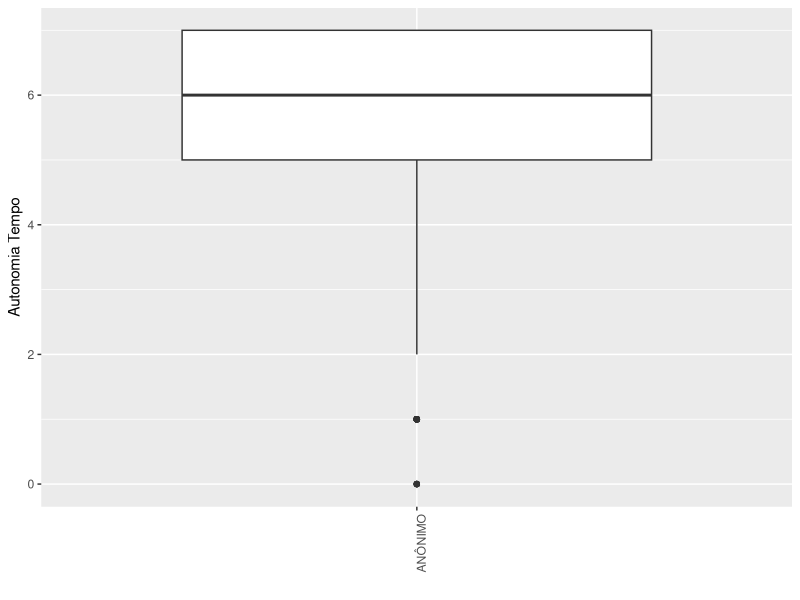
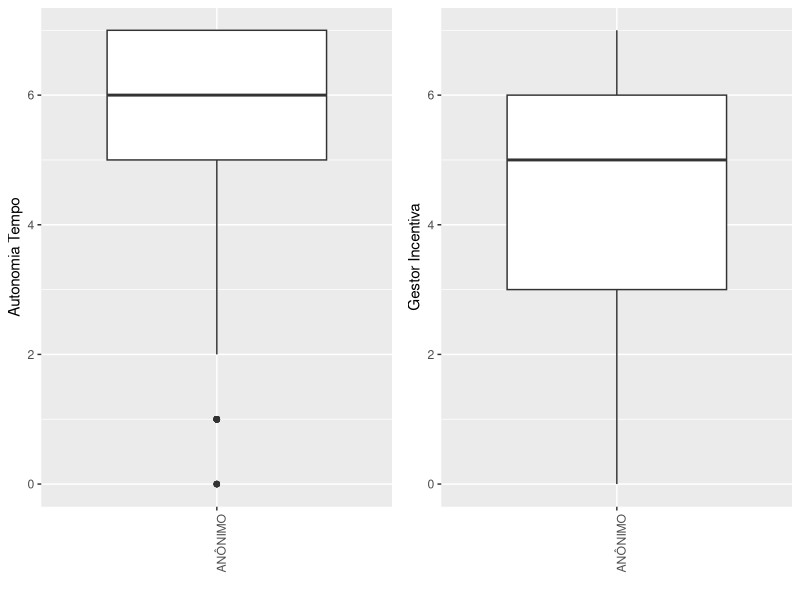

Generate these figures, in order, with R:
# ----------------------------------------------------------
# 2018/11/20 - Resultados Finais Pesquisa Desafios
#              Sergio Luiz    
# ----------------------------------------------------------

#-------------- Importing the data -----------

#  Working directory
getwd()

# Changing the working directory 
setwd("F:/Sergio/Estudo/Ciencia de Dados/Study/Data Wrangling/Arquivos")

library(readxl)

xsheets1 <- excel_sheets("Resultados Finais Pesquisa.xlsx")
xsheets1

dResultadosPesquisa <- read_excel("Resultados Finais Pesquisa.xlsx", sheet="Planilha1")
dResultadosPesquisa

# --- Testes com Boxplot
library(tidyverse)
library(ggplot2)

p_GR4_Auton <- dResultadosPesquisa %>% ggplot(aes(Respondente, GR4_Autonomia_Tempo)) + 
               geom_boxplot() + 
               theme(axis.text.x = element_text(angle = 90, hjust = 1)) + 
               xlab("") + ylab("Autonomia Tempo")

p_GR4_Auton

p_GR4_Gestor_Incent <- dResultadosPesquisa %>% ggplot(aes(Respondente, GR4_Gestor_Incentiva)) + 
                      geom_boxplot() + 
                      theme(axis.text.x = element_text(angle = 90, hjust = 1)) + 
                      xlab("") + ylab("Gestor Incentiva")

library(gridExtra)
grid.arrange(p_GR4_Auton, p_GR4_Gestor_Incent, ncol = 2)

# -> TIP: https://www.r-bloggers.com/extra-extra-get-your-gridextra/


